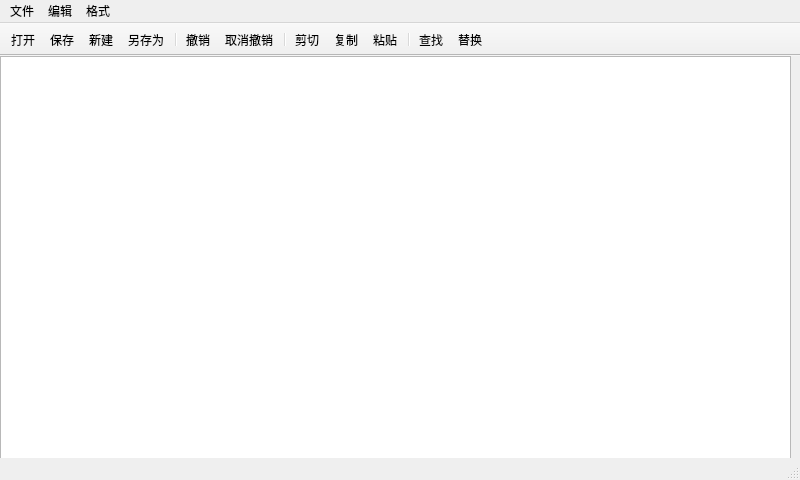
<?xml version="1.0" encoding="UTF-8"?>
<ui version="4.0">
 <class>MyText</class>
 <widget class="QMainWindow" name="MyText">
  <property name="enabled">
   <bool>true</bool>
  </property>
  <property name="geometry">
   <rect>
    <x>0</x>
    <y>0</y>
    <width>800</width>
    <height>480</height>
   </rect>
  </property>
  <property name="tabletTracking">
   <bool>false</bool>
  </property>
  <property name="acceptDrops">
   <bool>false</bool>
  </property>
  <property name="windowTitle">
   <string>MyText</string>
  </property>
  <property name="autoFillBackground">
   <bool>false</bool>
  </property>
  <widget class="QWidget" name="centralwidget">
   <property name="mouseTracking">
    <bool>true</bool>
   </property>
   <property name="tabletTracking">
    <bool>true</bool>
   </property>
   <property name="autoFillBackground">
    <bool>false</bool>
   </property>
   <widget class="QTextEdit" name="textEdit">
    <property name="geometry">
     <rect>
      <x>0</x>
      <y>0</y>
      <width>791</width>
      <height>421</height>
     </rect>
    </property>
    <property name="font">
     <font>
      <family>楷体</family>
      <pointsize>14</pointsize>
     </font>
    </property>
    <property name="tabletTracking">
     <bool>false</bool>
    </property>
   </widget>
  </widget>
  <widget class="QMenuBar" name="menubar">
   <property name="geometry">
    <rect>
     <x>0</x>
     <y>0</y>
     <width>800</width>
     <height>21</height>
    </rect>
   </property>
   <widget class="QMenu" name="menu">
    <property name="title">
     <string>文件</string>
    </property>
    <addaction name="action_new"/>
    <addaction name="action_open"/>
    <addaction name="action_save"/>
    <addaction name="action_saveas"/>
    <addaction name="separator"/>
    <addaction name="action_exit"/>
    <addaction name="actionabout_mu"/>
   </widget>
   <widget class="QMenu" name="menu_2">
    <property name="title">
     <string>编辑</string>
    </property>
    <addaction name="action_undo"/>
    <addaction name="action_redo"/>
    <addaction name="separator"/>
    <addaction name="action_cut"/>
    <addaction name="action_copy"/>
    <addaction name="action_paste"/>
    <addaction name="action_del"/>
    <addaction name="separator"/>
    <addaction name="action_find"/>
    <addaction name="action_replay"/>
    <addaction name="separator"/>
    <addaction name="action_all"/>
   </widget>
   <widget class="QMenu" name="menu_3">
    <property name="title">
     <string>格式</string>
    </property>
    <addaction name="action_font"/>
   </widget>
   <addaction name="menu"/>
   <addaction name="menu_2"/>
   <addaction name="menu_3"/>
  </widget>
  <widget class="QStatusBar" name="statusbar"/>
  <widget class="QToolBar" name="toolBar">
   <property name="enabled">
    <bool>true</bool>
   </property>
   <property name="mouseTracking">
    <bool>true</bool>
   </property>
   <property name="tabletTracking">
    <bool>false</bool>
   </property>
   <property name="acceptDrops">
    <bool>false</bool>
   </property>
   <property name="windowTitle">
    <string>toolBar</string>
   </property>
   <property name="autoFillBackground">
    <bool>false</bool>
   </property>
   <property name="movable">
    <bool>false</bool>
   </property>
   <property name="toolButtonStyle">
    <enum>Qt::ToolButtonTextOnly</enum>
   </property>
   <property name="floatable">
    <bool>true</bool>
   </property>
   <attribute name="toolBarArea">
    <enum>TopToolBarArea</enum>
   </attribute>
   <attribute name="toolBarBreak">
    <bool>false</bool>
   </attribute>
   <addaction name="action_open"/>
   <addaction name="action_save"/>
   <addaction name="action_new"/>
   <addaction name="action_saveas"/>
   <addaction name="separator"/>
   <addaction name="action_undo"/>
   <addaction name="action_redo"/>
   <addaction name="separator"/>
   <addaction name="action_cut"/>
   <addaction name="action_copy"/>
   <addaction name="action_paste"/>
   <addaction name="separator"/>
   <addaction name="action_find"/>
   <addaction name="action_replay"/>
  </widget>
  <action name="action_new">
   <property name="checkable">
    <bool>false</bool>
   </property>
   <property name="enabled">
    <bool>true</bool>
   </property>
   <property name="icon">
    <iconset resource="res.qrc">
     <normaloff>:/actions/filenew.png</normaloff>:/actions/filenew.png</iconset>
   </property>
   <property name="text">
    <string>新建</string>
   </property>
   <property name="shortcut">
    <string>Ctrl+N</string>
   </property>
   <property name="iconVisibleInMenu">
    <bool>true</bool>
   </property>
  </action>
  <action name="action_open">
   <property name="enabled">
    <bool>true</bool>
   </property>
   <property name="icon">
    <iconset resource="res.qrc">
     <normaloff>:/actions/document-open.png</normaloff>:/actions/document-open.png</iconset>
   </property>
   <property name="text">
    <string>打开</string>
   </property>
   <property name="shortcut">
    <string>Ctrl+O</string>
   </property>
  </action>
  <action name="action_undo">
   <property name="icon">
    <iconset resource="res.qrc">
     <normaloff>:/actions/edit-undo.png</normaloff>:/actions/edit-undo.png</iconset>
   </property>
   <property name="text">
    <string>撤销</string>
   </property>
   <property name="shortcut">
    <string>Ctrl+Z</string>
   </property>
  </action>
  <action name="action_save">
   <property name="enabled">
    <bool>true</bool>
   </property>
   <property name="icon">
    <iconset resource="res.qrc">
     <normaloff>:/actions/filesaveas.png</normaloff>:/actions/filesaveas.png</iconset>
   </property>
   <property name="text">
    <string>保存</string>
   </property>
   <property name="shortcut">
    <string>Ctrl+S</string>
   </property>
  </action>
  <action name="action_saveas">
   <property name="icon">
    <iconset resource="res.qrc">
     <normaloff>:/actions/gtk-save.png</normaloff>:/actions/gtk-save.png</iconset>
   </property>
   <property name="text">
    <string>另存为</string>
   </property>
   <property name="shortcut">
    <string>Ctrl+Shift+S</string>
   </property>
  </action>
  <action name="action_exit">
   <property name="icon">
    <iconset resource="res.qrc">
     <normaloff>:/actions/application-exit.png</normaloff>:/actions/application-exit.png</iconset>
   </property>
   <property name="text">
    <string>退出</string>
   </property>
  </action>
  <action name="action_cut">
   <property name="text">
    <string>剪切</string>
   </property>
   <property name="shortcut">
    <string>Ctrl+X</string>
   </property>
  </action>
  <action name="action_copy">
   <property name="text">
    <string>复制</string>
   </property>
   <property name="shortcut">
    <string>Ctrl+C</string>
   </property>
  </action>
  <action name="action_paste">
   <property name="text">
    <string>粘贴</string>
   </property>
   <property name="shortcut">
    <string>Ctrl+V</string>
   </property>
  </action>
  <action name="action_del">
   <property name="text">
    <string>删除</string>
   </property>
   <property name="shortcut">
    <string>Del</string>
   </property>
  </action>
  <action name="action_find">
   <property name="text">
    <string>查找</string>
   </property>
   <property name="shortcut">
    <string>Ctrl+F</string>
   </property>
  </action>
  <action name="action_replay">
   <property name="text">
    <string>替换</string>
   </property>
   <property name="shortcut">
    <string>Ctrl+H</string>
   </property>
  </action>
  <action name="action_all">
   <property name="text">
    <string>全选</string>
   </property>
   <property name="shortcut">
    <string>Ctrl+A</string>
   </property>
  </action>
  <action name="action_font">
   <property name="text">
    <string>字体</string>
   </property>
  </action>
  <action name="action_redo">
   <property name="text">
    <string>取消撤销</string>
   </property>
   <property name="menuRole">
    <enum>QAction::AboutQtRole</enum>
   </property>
  </action>
  <action name="actionabout_mu">
   <property name="text">
    <string>about mu</string>
   </property>
  </action>
 </widget>
 <resources>
  <include location="res.qrc"/>
 </resources>
 <connections/>
</ui>
